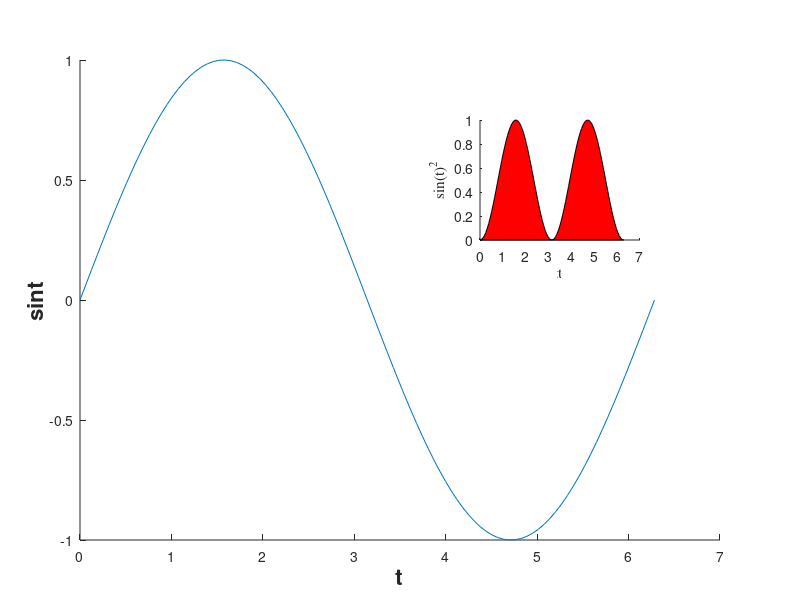

The MATLAB script that drew this image:
% This example shows how to perform graphics 
% placement 
clf
t = linspace(0, 2*pi);
% set first number to small number 
t(1) = eps; 
y = sin(t);
% place areas with width .8 and height .8 at 
% coordinates (.1, .1)
h1 = axes('Position',[0.1 0.1 0.8 0.8]);
plot(t, y), xlabel('t'), ylabel('sint')
% Turn off enclosing box
set(h1, 'Box', 'Off')
xh1 = get(gca, 'xlabel'); 
set(xh1, 'fontsize', 16, 'fontweight', 'bold')
yh1 = get(gca, 'ylabel'); 
set(yh1, 'fontsize', 16, 'fontweight', 'bold')
% place another axes on the same plot 
h2 = axes('position', [0.6 0.6 .2 .2]);
% draw filled polygon
fill(t, y.^2, 'r')
set(h2, 'Box', 'Off');
xlabel('t'), ylabel('sin(t)^2')
set(get(h2, 'xlabel'), 'FontName', 'Times')
set(get(h2, 'ylabel'), 'FontName', 'Times')